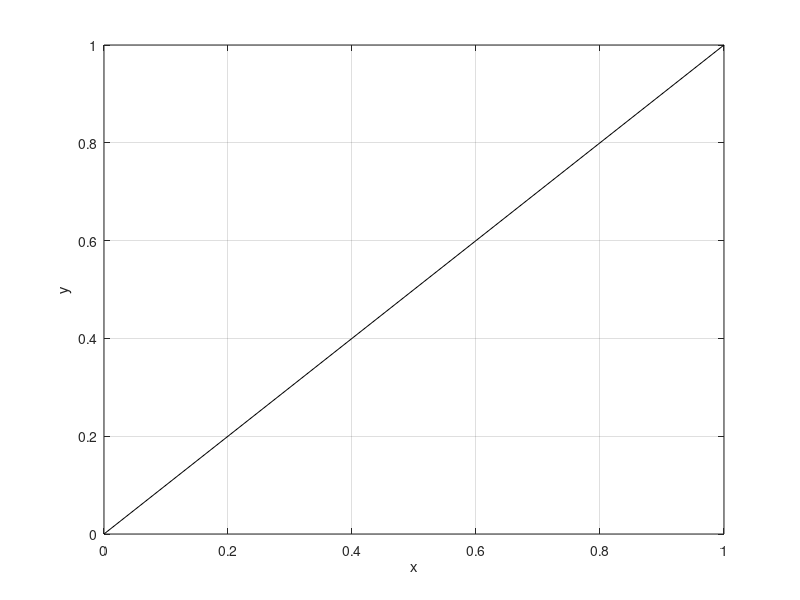

Recreate this plot in MATLAB. (Note: this script raises an error after producing the figure.)
% Givens
xf=0.35;
xD=0.99;
xW=0.01;
options=optimset('display','off');
q=0;
alpha=50;
Effeciency=0.45;

% 45 line
plot([0 1],[0 1],'-k','linewidth',0.2)
xlabel('x'),ylabel('y')
set(gca,'Xlim',[0 1])
set(gca,'Ylim',[0 1])
hold on
grid on

%Equilibrium curve
y_eq=@(x) alpha*x/(1-(1-alpha)*x);
x_eq=@(y) y/(alpha+(1-alpha)*y);
fplot(y_eq,[0 1],'k')

%q-line
q_slope=q/(q-1);
q_intercept=xf/(q-1);

if q>1
    xq2=1;
    yq2=q_slope*xq2-q_intercept;
elseif q==1
    xq2=xf;
    yq2=1;
elseif q<1 && q>0
    xq2=0;
    yq2=q_slope*xq2-q_intercept;
elseif q==0
    xq2=0;
    yq2=xf;
else
    xq2=0;
    yq2=q_slope*xq2-q_intercept;
end
    
plot([xf xq2],[xf yq2],'--k','linewidth',0.1)

% Reflux ratio
if q==1
    x_Rmin=xf;
    y_Rmin=y_eq(x_Rmin);
elseif q==0
    y_Rmin=xf;
    x_Rmin=fsolve(@(x) y_Rmin-alpha*x/(1-(1-alpha)*x),xf,options);
else
    x_Rmin=fsolve(@(x) alpha*x/(1-(1-alpha)*x)-(q_slope*x-q_intercept),0.5,options);
    y_Rmin=y_eq(x_Rmin);
end
R_min=(xD-y_Rmin)/(y_Rmin-x_Rmin);
R=2*R_min;

% Intersection of top section line and q line
if q==1
    x_intersect=xf;
else
    x_intersect=fsolve(@(x) R/(R+1)*x+xD/(R+1)-(q_slope*x-q_intercept),xf,options);
end
y_intersect=R/(R+1)*x_intersect+xD/(R+1);

% Top section line
plot([x_intersect xD],[y_intersect xD],'-k','linewidth',0.5)

% Bottom section line
plot([x_intersect xW],[y_intersect xW],'-k','linewidth',0.5)

%Drawing top section stages
x_top_a=xD;
y_top_a=xD;
x_top_b=xD;
y_top_b=xD;
x_top_c=xD;
y_top_c=xD;
Top_sec_line=@(x) R/(R+1)*x+xD/(R+1);
i=0;

while x_top_a>x_intersect
    
    y_top_b=y_top_a;
    x_top_b=x_eq(y_top_b);
    plot([x_top_a x_top_b],[y_top_a y_top_b],'-r')
    x_top_c=x_top_b;
    y_top_c=Top_sec_line(x_top_c);
    plot([x_top_b x_top_c],[y_top_b y_top_c],'-r')
    x_top_stage_calc=x_top_a;
    x_top_a=x_top_c;
    y_top_a=y_top_c;
    i=i+1;
end
NTS_TOP=i-(x_top_c-x_intersect)/(x_top_c-x_top_stage_calc);

%Drawing Bottom section stages
x_bot_a=xW;
y_bot_a=xW;
x_bot_b=xW;
y_bot_b=xW;
x_bot_c=xW;
y_bot_c=xW;
Bot_sec_slope=(y_intersect-xW)/(x_intersect-xW);
Bot_sec_intercept=y_intersect-Bot_sec_slope*x_intersect;
Bot_Sec_line=@(y) (y-Bot_sec_intercept)/Bot_sec_slope;
j=0;

while x_bot_c<x_intersect
    x_bot_b=x_bot_a;
    y_bot_b=y_eq(x_bot_b);
    plot([x_bot_a x_bot_b],[y_bot_a y_bot_b],'-b')
    y_bot_c=y_bot_b;
    x_bot_c=Bot_Sec_line(y_bot_b);
    plot([x_bot_b x_bot_c],[y_bot_b y_bot_c],'-b')
    y_bot_stage_calc=y_bot_a;
    x_bot_a=x_bot_c;
    y_bot_a=y_bot_c;
    j=j+1;
end

NTS_BOT=j-(y_bot_c-y_intersect)/(y_bot_c-y_bot_stage_calc);
fprintf('\nThe number of top section theoretical stages is %2.2f',NTS_TOP)
fprintf('\nThe number of bottom section theoretical stages is %2.2f',NTS_BOT)
fprintf('\nThe number of top section actual stages is %2.0f',ceil(NTS_TOP/Effeciency))
fprintf('\nThe number of bottom section actual stages is %2.0f\n',ceil(NTS_BOT/Effeciency))
